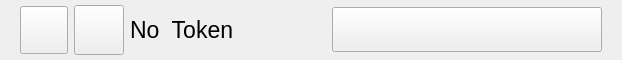
        <widget class="QWidget" name="header" native="true">
         <property name="sizePolicy">
          <sizepolicy hsizetype="Preferred" vsizetype="Fixed">
           <horstretch>0</horstretch>
           <verstretch>0</verstretch>
          </sizepolicy>
         </property>
         <property name="minimumSize">
          <size>
           <width>0</width>
           <height>60</height>
          </size>
         </property>
         <property name="maximumSize">
          <size>
           <width>16777215</width>
           <height>60</height>
          </size>
         </property>
         <property name="baseSize">
          <size>
           <width>0</width>
           <height>50</height>
          </size>
         </property>
         <layout class="QHBoxLayout" name="horizontalLayout">
          <property name="topMargin">
           <number>0</number>
          </property>
          <property name="bottomMargin">
           <number>0</number>
          </property>
          <item>
           <widget class="QWidget" name="widget" native="true">
            <property name="sizePolicy">
             <sizepolicy hsizetype="Preferred" vsizetype="Maximum">
              <horstretch>0</horstretch>
              <verstretch>0</verstretch>
             </sizepolicy>
            </property>
            <property name="minimumSize">
             <size>
              <width>600</width>
              <height>50</height>
             </size>
            </property>
            <property name="maximumSize">
             <size>
              <width>16777215</width>
              <height>50</height>
             </size>
            </property>
            <layout class="QHBoxLayout" name="horizontalLayout_10">
             <property name="spacing">
              <number>6</number>
             </property>
             <property name="topMargin">
              <number>0</number>
             </property>
             <property name="bottomMargin">
              <number>0</number>
             </property>
             <item>
              <widget class="QPushButton" name="settings_btn">
               <property name="sizePolicy">
                <sizepolicy hsizetype="Fixed" vsizetype="Fixed">
                 <horstretch>0</horstretch>
                 <verstretch>0</verstretch>
                </sizepolicy>
               </property>
               <property name="minimumSize">
                <size>
                 <width>48</width>
                 <height>48</height>
                </size>
               </property>
               <property name="text">
                <string/>
               </property>
              </widget>
             </item>
             <item>
              <widget class="QPushButton" name="refresh_btn">
               <property name="sizePolicy">
                <sizepolicy hsizetype="Minimum" vsizetype="Fixed">
                 <horstretch>0</horstretch>
                 <verstretch>0</verstretch>
                </sizepolicy>
               </property>
               <property name="minimumSize">
                <size>
                 <width>50</width>
                 <height>50</height>
                </size>
               </property>
               <property name="maximumSize">
                <size>
                 <width>50</width>
                 <height>50</height>
                </size>
               </property>
               <property name="text">
                <string/>
               </property>
              </widget>
             </item>
             <item>
              <widget class="QLabel" name="characterName">
               <property name="sizePolicy">
                <sizepolicy hsizetype="Preferred" vsizetype="Fixed">
                 <horstretch>0</horstretch>
                 <verstretch>0</verstretch>
                </sizepolicy>
               </property>
               <property name="minimumSize">
                <size>
                 <width>0</width>
                 <height>50</height>
                </size>
               </property>
               <property name="maximumSize">
                <size>
                 <width>16777215</width>
                 <height>50</height>
                </size>
               </property>
               <property name="font">
                <font>
                 <pointsize>17</pointsize>
                </font>
               </property>
               <property name="text">
                <string>No  Token</string>
               </property>
              </widget>
             </item>
             <item>
              <widget class="QPushButton" name="getTokenBtn">
               <property name="sizePolicy">
                <sizepolicy hsizetype="Fixed" vsizetype="Fixed">
                 <horstretch>0</horstretch>
                 <verstretch>0</verstretch>
                </sizepolicy>
               </property>
               <property name="minimumSize">
                <size>
                 <width>270</width>
                 <height>45</height>
                </size>
               </property>
               <property name="styleSheet">
                <string notr="true"/>
               </property>
               <property name="text">
                <string/>
               </property>
              </widget>
             </item>
            </layout>
           </widget>
          </item>
         </layout>
        </widget>
